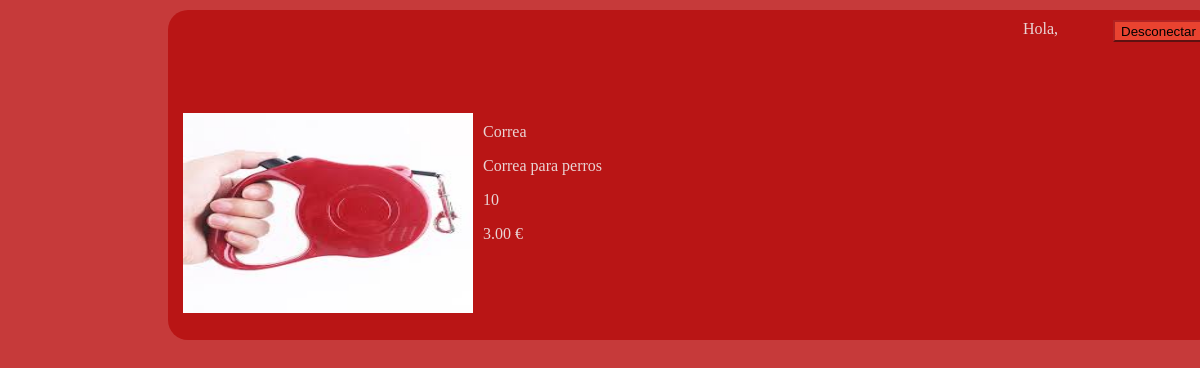
/PHP/accesorioinfo.php?id=1, run on the app's committed database.
### tables this page shows
create table accesorio
(
	idaccesorio		int auto_increment not null,
	nombre			varchar(50),
	descripcion		varchar(500),
	cantidad		int,
	precio			decimal(4,2),
	imagen			varchar(500),
	primary key(idaccesorio)
	);

### PHP/accesorioinfo.php (the view, shortened to what this page needs)
<!DOCTYPE html>
<html lang="en">
<head>
    <link rel="stylesheet" href="css/accesorioinfo.css">
</head>
<body>
    <?php
        include_once "conec.php";
        $infoacces = "SELECT * FROM accesorio WHERE idaccesorio = {$_GET['id']};";
        if ($result = $connection->query($infoacces)) {
            if ($result){
                $obj = $result->fetch_object();
        echo "<div id='caja'>";
                echo "<input type='submit' name='desloguear' value='Desconectar'>";
                echo "<p id=saludo> Hola, $nombreusu</p>";
            echo "<div id='foto'>";
                echo "<p><img src='".$obj->imagen."' width='250px' height='250px'></p>";
            echo "</div>";
                echo "<div id='info'>";
                echo "<p><b> </b>".$obj->nombre."</p>";
                echo "<p><b> </b>".$obj->descripcion."</p>";
                echo "<p><b> </b>".$obj->cantidad."</p>";
                echo "<p><b> </b>".$obj->precio." €</p>";
            echo "</div>";
        echo "</div>";
            }else
                echo "Imposible conseguir los datos";
        }else
            echo "Query Failed";
    ?>
</body>
</html>

### PHP/css/accesorioinfo.css (style rules this page uses)
#caja { width: 1020px; margin: 50px auto; background: #b91515; padding: 15px; border-radius: 20px; margin-top: 10px; margin-left: 160px; display: flex; flex-flow: row wrap; height: 300px; }
body { background: #c63a3a; width: 95%; color: #e9d4d4; }
#saludo { margin-left: 840px; margin-top: -50px }
img { width: 290px; height: 200px; }
input[type=submit] { margin-left: 930px; background-color: #E94330; border-color: firebrick; margin-top: -5px; cursor:pointer; height: 22px; }
#foto { width: 290px; height: 200px; }
#info { width: 30%; margin: 10px; }

### data on the page
accesorio: imagen (picture), nombre "Correa", descripcion "Correa para perros", cantidad "10", precio "3.00"
